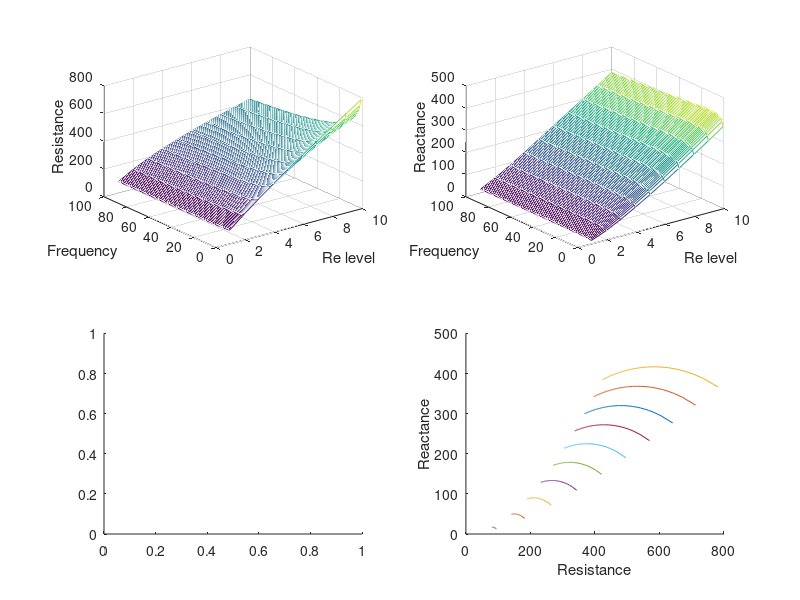

Recreate this plot in MATLAB. (Note: this script raises an error after producing the figure.)
% A model

Re = 100:100:1000;      % External cellular resistance
Ri = 100:100:1000;      % Internal cellular resistance
Cm = (1:1:10).*10.^-9;   % Cell membrane capacitance
f = (1:100).*1000;
alpha = 0.2;

tau = zeros(length(Re),length(Ri),length(Cm));
Rm = zeros(length(Re),length(Ri),length(Cm));
Xm = zeros(length(Re),length(Ri),length(Cm));


for indRe = 1:length(Re)
    R0(indRe) = Re(indRe);
    for indRi = 1:length(Ri)
        Rinf(indRe,indRi) = ...
            (Re(indRe) * Ri(indRi)) / (Re(indRe) + Ri(indRi));
        Rrange(indRe,indRi) = R0(indRe) - Rinf(indRe,indRi);
        for indCm = 1:length(Cm)
            tau(indRe,indRi,indCm) = ...
                (Re(indRe)+Ri(indRi)).*Cm(indCm);
            Rm(indRe,indRi,indCm,1:100) = Rinf(indRe,indRi) ...
                + (Rrange(indRe,indRi)...
                ./ (1 + (2*pi * tau(indRe,indRi,indCm) *  f).^(2 * alpha)));
            Xm(indRe,indRi,indCm,1:100) = Rrange(indRe,indRi) ...
                * ((2*pi*f) * tau(indRe,indRi,indCm)) .^(alpha) ...
                ./ (1+ (2*pi * tau(indRe,indRi,indCm) *  f).^(2 * alpha));
        end
    end
end

%% Plot the R-X model
ReOfInterest = 100;
RiOfInterest = 200;
CmOfInterest = 10.*10.^-9;

indReOfInterest = find(Re == ReOfInterest);
indRiOfInterest = find(Ri == RiOfInterest);
indCmOfInterest = find(Cm == CmOfInterest);

plot(permute(Rm(indReOfInterest,indRiOfInterest,indCmOfInterest,:),...
    [4 3 2 1]),...
    permute(Xm(indReOfInterest,indRiOfInterest,indCmOfInterest,:),...
    [4 3 2 1]))

xlabel('Resistance'), ylabel('Reactance')


%% Find relationships
% Re changing
title('Re changing')
subplot(2,2,4)
hold on
for n = 1:length(Re)
    demoRe(:,n) = permute(Rm(n,indRiOfInterest,indCmOfInterest,:),...
    [4 3 2 1]);
    demoXe(:,n) = permute(Xm(n,indRiOfInterest,indCmOfInterest,:),...
    [4 3 2 1]);
    plot(demoRe(:,n),demoXe(:,n));
end
hold off
xlabel('Resistance'), ylabel('Reactance')


subplot(2,2,1), mesh(demoRe);
xlabel('Re level'), ylabel('Frequency'), zlabel('Resistance'), 
subplot(2,2,2), mesh(demoXe);
xlabel('Re level'), ylabel('Frequency'), zlabel('Reactance'), 
subplot(2,2,3), mesh(1:10,demoRe,demoXe)
xlabel('Re level'), ylabel('Resistance'), zlabel('Reactance'), 


%%
% Ri changing
figure
title('Ri changing')
subplot(2,2,4)
hold on
for n = 1:length(Ri)
    demoRi(:,n) = permute(Rm(indReOfInterest,n,indCmOfInterest,:),...
    [4 3 2 1]);
    demoXi(:,n) = permute(Xm(indReOfInterest,n,indCmOfInterest,:),...
    [4 3 2 1]);
    plot(demoRi(:,n),demoXi(:,n));
end
hold off
xlabel('Resistance'), ylabel('Reactance')


subplot(2,2,1), mesh(demoRi);
xlabel('Ri level'), ylabel('Frequency'), zlabel('Resistance'), 
subplot(2,2,2), mesh(demoXi);
xlabel('Ri level'), ylabel('Frequency'), zlabel('Reactance'), 
subplot(2,2,3), mesh(1:10,demoRi,demoXi)
xlabel('Ri level'), ylabel('Resistance'), zlabel('Reactance'), 




%%

% Cm changing
figure
title('Cm changing')
subplot(2,2,4)
hold on
for n = 1:length(Cm)
    demoCm(:,n) = permute(Rm(indReOfInterest,indReOfInterest,n,:),...
    [4 3 2 1]);
    demoCm(:,n) = permute(Xm(indReOfInterest,indReOfInterest,n,:),...
    [4 3 2 1]);
    plot(demoCm(:,n),demoCm(:,n));
end
hold off
xlabel('Resistance'), ylabel('Reactance')


subplot(2,2,1), mesh(demoCm);
xlabel('Ri level'), ylabel('Frequency'), zlabel('Resistance'), 
subplot(2,2,2), mesh(demoCm);
xlabel('Ri level'), ylabel('Frequency'), zlabel('Reactance'), 
subplot(2,2,3), mesh(1:10,demoCm,demoCm)
xlabel('Ri level'), ylabel('Resistance'), zlabel('Reactance'), 
